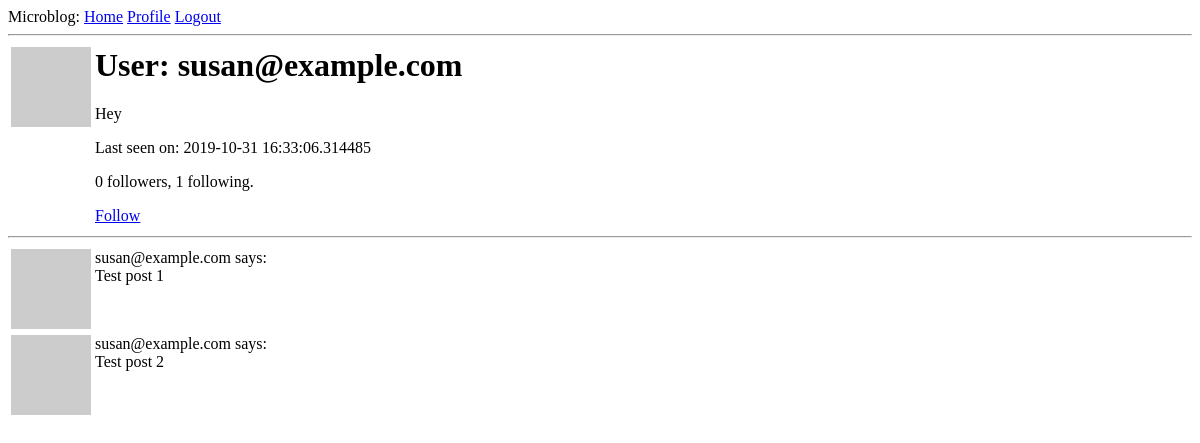
The page /user/susan@example.com (signed in) on the database as committed earlier.
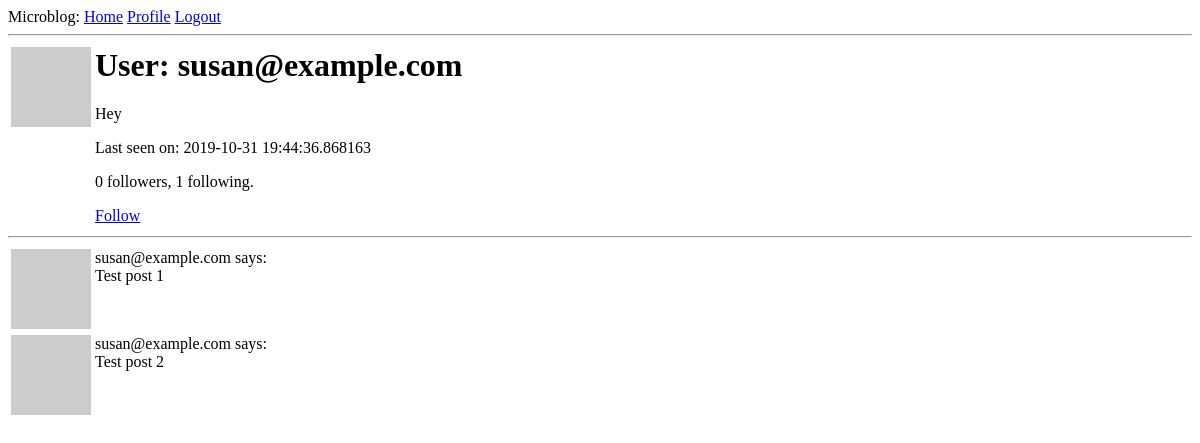
The same page on the database as committed later.
### app/models.py (models this page shows, shortened)
class User(UserMixin, db.Model):
	id = db.Column(db.Integer, primary_key=True)
	username = db.Column(db.String(64), index=True, unique=True)
	email = db.Column(db.String(120), index=True, unique=True)
	password_hash = db.Column(db.String(128))
	about_me = db.Column(db.String(140))
	last_seen = db.Column(db.DateTime, default=datetime.utcnow)
	posts = db.relationship('Post', backref='author', lazy='dynamic')
	followed = db.relationship(				\
		'User', secondary=followers,			\
		primaryjoin=(followers.c.follower_id == id),	\
		secondaryjoin=(followers.c.followed_id == id),	\
		backref=db.backref('followers', lazy='dynamic'), lazy='dynamic')
	def avatar(self, size):
		digest = md5(self.email.lower().encode('utf-8')).hexdigest()
		return 'https://www.gravatar.com/avatar/{}?d=identicon&s={}'.format(digest, size)
	def is_following(self, user):
		return self.followed.filter(	\
			followers.c.followed_id == user.id).count() > 0

### app/routes.py (the view)
@app.route('/user/<username>')
@login_required
def user(username):
	user = User.query.filter_by(username=username).first_or_404()
	posts = [
			{'author': user, 'body': 'Test post 1'},
			{'author': user, 'body': 'Test post 2'}
		]
	return render_template('user.html', user=user, posts=posts)

### app/models.py (called while the page is built)
@login.user_loader
def load_user(id):
	return User.query.get(int(id))

### app/routes.py (called while the page is built)
@app.before_request
def before_request():
	if current_user.is_authenticated:
		current_user.last_seen = datetime.utcnow()
		db.session.commit()

### app/templates/user.html
{% extends "base.html" %}
{% block content %}
    <table>
        <tr valign="top">
            <td><img src="{{ user.avatar(128) }}"></td>
            <td>
                <h1>User: {{ user.username }}</h1>
                {% if user.about_me %}<p>{{ user.about_me }}</p>{% endif %}
                {% if user.last_seen %}<p>Last seen on: {{ user.last_seen }}</p>{% endif %}
                <p>{{ user.followers.count() }} followers, {{ user.followed.count() }} following.</p>
                {% if user == current_user %}
                <p><a href="{{ url_for('edit_profile') }}">Edit your profile</a></p>
                {% elif not current_user.is_following(user) %}
                <p><a href="{{ url_for('follow', username=user.username) }}">Follow</a></p>
                {% else %}
                <p><a href="{{ url_for('unfollow', username=user.username) }}">Unfollow</a></p>
                {% endif %}
            </td>
        </tr>
    </table>
    <hr>
    {% for post in posts %}
        {% include '_post.html' %}
    {% endfor %}
{% endblock %}

### app/templates/base.html (shortened to what this page needs)
<html>
    <head>
    </head>
    <body>
        <div>
		Microblog:
		<a href="{{ url_for('index') }}">Home</a>
		{% if current_user.is_anonymous %}
		<a href="{{ url_for('login') }}">Login</a>
		{% else %}
		<a href="{{ url_for('user', username = current_user.username) }}">Profile</a>
		<a href="{{ url_for('logout') }}">Logout</a>
		{% endif %}
	</div>
        <hr>
        {% block content %}{% endblock %}
    </body>
</html>

### app/templates/_post.html
<table>
	<tr valign="top">
		<td><img src="{{ post.author.avatar(36) }}"></td>
		<td>{{ post.author.username }} says:<br>{{ post.body }}</td>
	</tr>
</table>

Rows that differ between the two databases and show on the page:
changed User "susan@example.com": last_seen "2019-10-31 16:33:06.314485" → "2019-10-31 19:44:36.868163"
